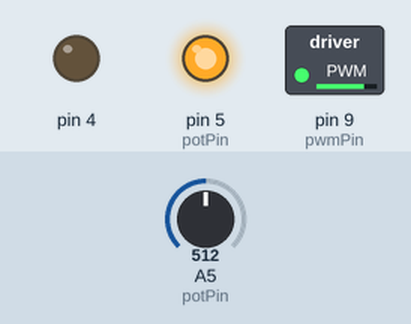
This sketch was run on a simulated Arduino Uno, built with avr-gcc and run on an emulated ATmega328P. On the bench: switched loads named in the sketch (green lamp = pin HIGH), output pins drawn as LEDs (lit = HIGH). The inputs (shaded band) are chosen by the test bench; at power-on: A5 (potPin) = 512.

Above: at 0.1 s.
Timing chart, 0 to 1.6 s (numbered marks = the images above):
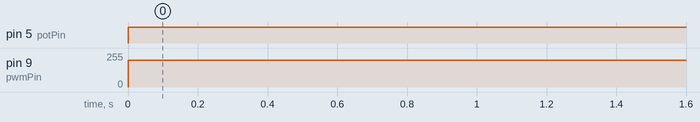

The sketch:

POT_1.ino
```cpp
//Arduino code to control angle of a motor shaft using a potentiometer for feedback
//Please use a low rpm motor. Not more than about 500 rpm.
//******POTENTIOMETER SETUP *************

//1. Fix the shaft of the potentiometer to the motor shaft.You might like to use a slightly flexible coupling
//to do this, otherwise even a slight misalignment may cause trouble.

//2. Fix the body of the potentiometer to a rigid surface such as the body of the motor,
//so that when the motor shaft turns, only the potentiometer shaft turns with it.

//3. Now we can read the potentiometer value to get the angle of the motor shaft

//Look at my youtube video to see how I did this. In my video, I fixed the BODY of the potentiometer
//to the motor shaft. It will be better to fix the SHAFT of the potentiomter to the motor
//shaft if you can do it properly

//Fix santa's hand to the motor shaft so that it does not interfere with the potentiometer movement

int potPin = 5; //we will read the potentiometer value on analog pin 5
//**********************************************

//*****ANGULAR CONSTANTS********

#define POT_VALUE_MAX 700 // potentiometer reading when motor shaft is at 180 degree position.
//You will need to fill this value according to your setup.See below....

#define POT_VALUE_MIN 200//potentiometer reading when when motor shaft is at 0 degree position.
//You will need to fill this value according to your setup.See below....

//To fill up the correct values, first turn the motor shaft manually to 0 degree position.
//Now read the potentiometer value and edit the #define POT_VALUE_MIN line with your pot reading.
//Next manually move the motor shaft to 180 degree position,
//read the pot value and edit #define POT_VALUE_MAX line with your pot reading.

#define PERM_ERROR 3 //the max permissible error in degrees. In my potentiometer, a turn only about 3 degrees
//on the potentiometer shaft causes any real change in the ohmic reading. You can adjust this error
//value as required. If PERM_ERROR is very small, the shaft will keep hunting left and right as the
//analogRead() of the potentiometer pin keeps fluctuating slightly

#define MAX_ANGLE 180 //we will allow our motor to turn by a maximum angle of 180 degrees
//**********************************

//Now we define a class that will control our DC motor....
//This motor must be running from a H bridge like L298 IC

//********************************************************************
class DCMotor
{
private:

    int M_pin1 , M_pin2, M_PWMPin;

    int M_Speed;

    int turnDirection;

    enum turnDirection {right, left};

public:

    DCMotor(int p1, int p2, int p3) //Constructor
    {
            M_pin1 = p1; //direction pin on L298

            M_pin2 = p2;  //direction pin on L298

            M_PWMPin = p3;  //PWM pin on L298

            pinMode(M_pin1, OUTPUT);

            pinMode(M_pin2, OUTPUT);
    }

    void SetTurnDirection(int dir)//Setting turn directions on L298 IC
    {
        turnDirection = dir;

        switch(turnDirection)
        {
            case right: //turning Right

                    //motor moves CW

                    digitalWrite(M_pin1, HIGH);
                    digitalWrite(M_pin2, LOW);

                    break;

            case left: //turning Left

                    //motor moves CCW

                    digitalWrite(M_pin1, LOW);
                    digitalWrite(M_pin2, HIGH);

                	break;
        }
    }

    void SetTurnSpeed(int s)
    {
         M_Speed = s;
    }

    void Turn()
    {
        analogWrite(M_PWMPin, M_Speed);
    }

    void Stop()
    {
        analogWrite(M_PWMPin, 0);
    }

    void GoToAngle(int target, int howFast)
    {
      //find out the current angle of the motor shaft

      int currentAngle = ((float)analogRead(potPin) - POT_VALUE_MIN)/(POT_VALUE_MAX - POT_VALUE_MIN) * MAX_ANGLE;

      //First Check if we need to turn left or right.....
      if (currentAngle < target)
      {
        SetTurnDirection(right);
      }
      else if (currentAngle > target)
      {
        SetTurnDirection(left);
      }

      SetTurnSpeed(howFast);

      while(abs(currentAngle - target) > PERM_ERROR)//if the shaft is not at the required value,
      {
        Turn();//Keep on turning the shaft

        //Allow the motor to turn a little and wait here for a moment...

        delay(100); //adjust the delay as required depending on your motor speed

        //update the current angle of the shaft

        currentAngle = ((float)analogRead(potPin) - POT_VALUE_MIN)/(POT_VALUE_MAX - POT_VALUE_MIN) * MAX_ANGLE;
      }

      Stop(); //Stop the shaft after the error is acceptable
    }

};

//DC Motor Class definition completed................
//************************************************************

//L298 pin defintions.....
int motor_p1 = 4;
int motor_p2 = 5;
int pwmPin = 9;


DCMotor customServo(motor_p1, motor_p2, pwmPin); //create an instance of the DC motor Class

//set the speed at which the motor will turn (Max speed = 255)
int turnSpeed = 200;

void setup()
{
  //no code is needed here for a simple up and down swing of santa's arm
}

void loop()
{

  //forwards turning..........
  for (int i = 30; i <= 150; i += 15) //our motor will turn from 30 to 150 degrees in steps of 15 degrees
  {
    customServo.GoToAngle(i, turnSpeed);

  }

  //backwards turning..........
  for (int i = 150; i >=30; i-=15)//now turn from 150 to 30 degrees in steps of 15 degrees
  {
    customServo.GoToAngle(i, turnSpeed);

  }
}
```

Measured:
- by itself, pin 5 (potPin): LOW → HIGH at 0.00 s
- by itself, pin 9 (pwmPin): 0/255 → 200/255 at 0.00 s
